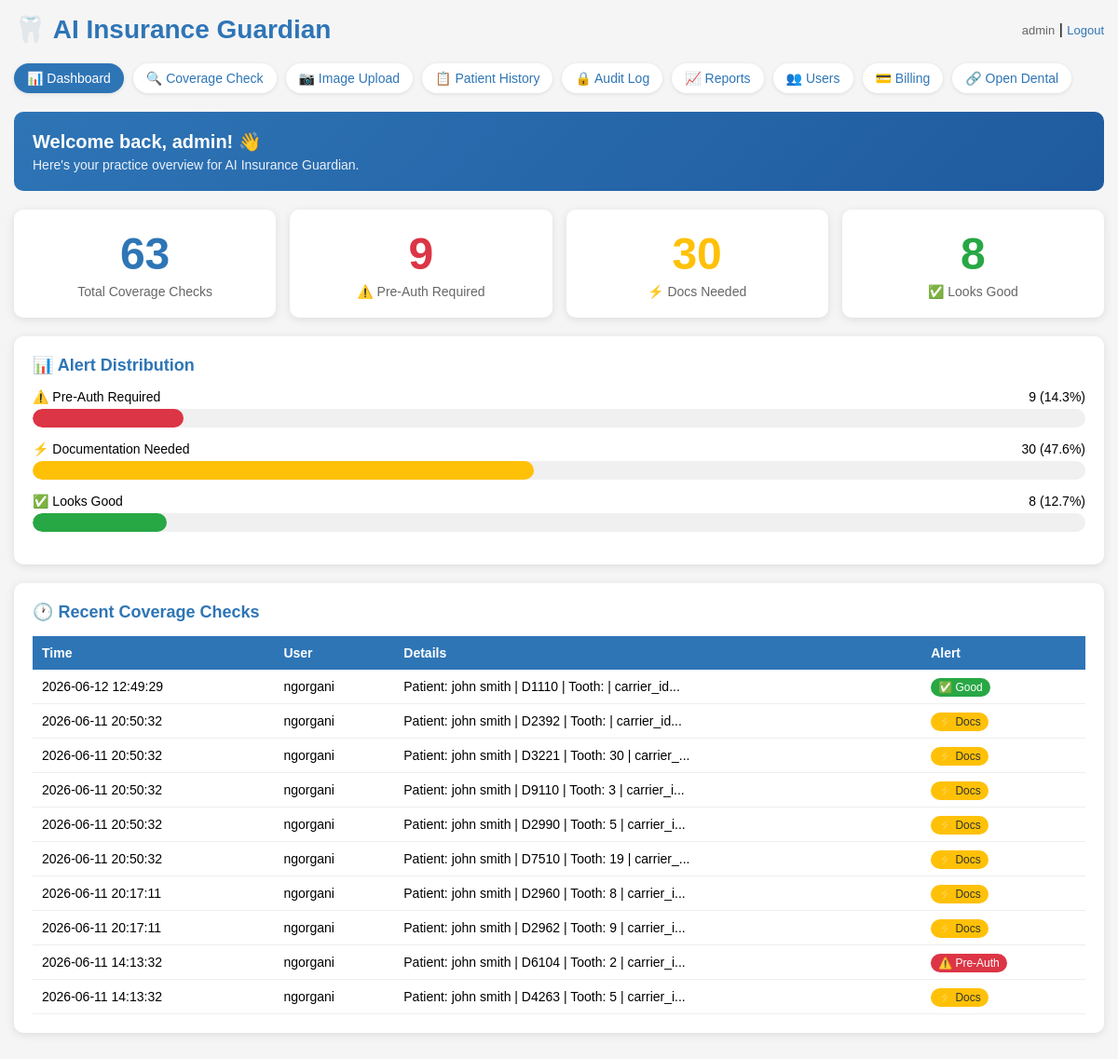
The page /dashboard (signed in) on the database as committed earlier.
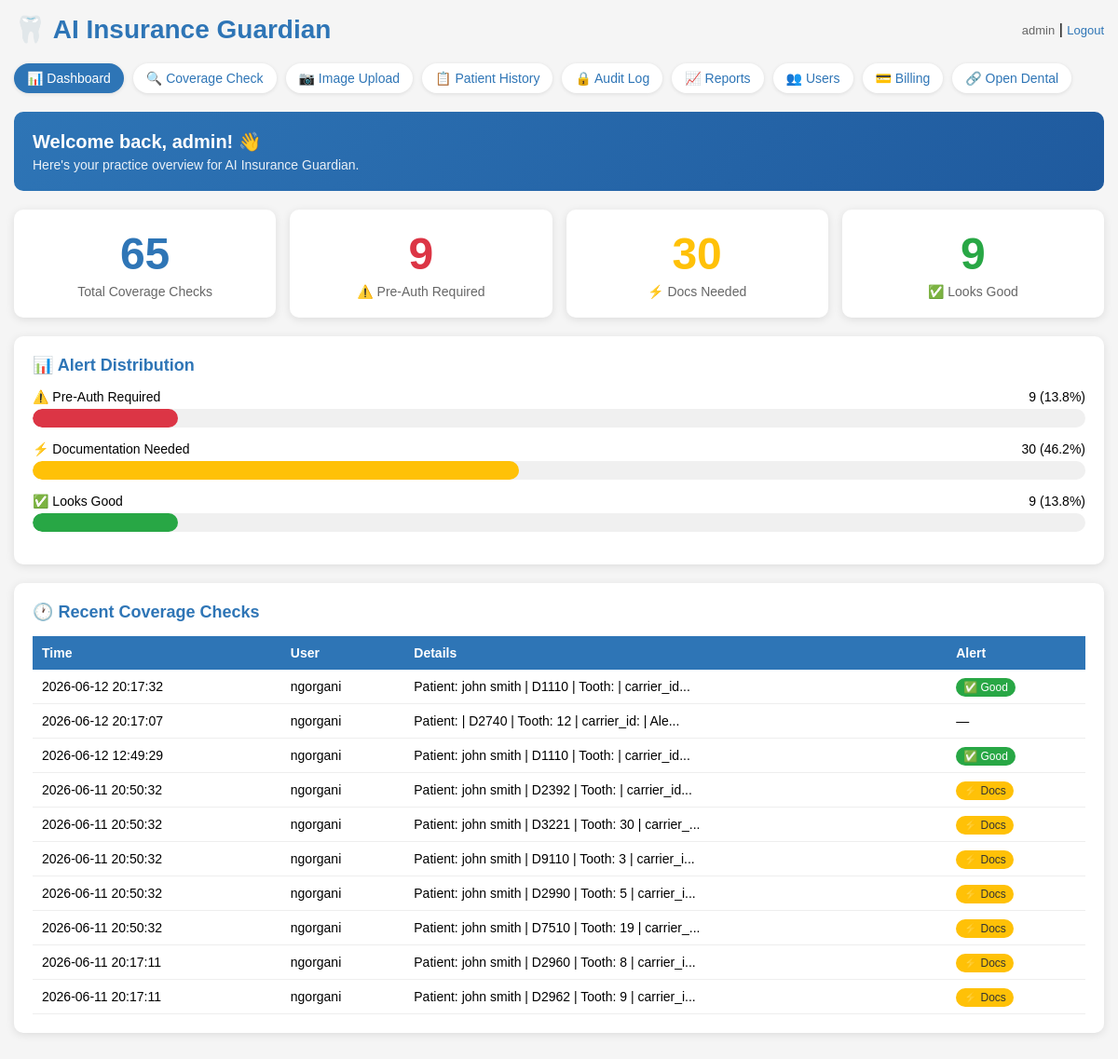
The same page on the database as committed later.
### tables this page shows
CREATE TABLE audit_log (id INTEGER PRIMARY KEY, username TEXT, action TEXT, details TEXT, timestamp TEXT);

### app.py (the view)
@app.route("/dashboard")
@login_required
def dashboard():
    conn = get_db()
    cursor = conn.cursor()
    cursor.execute("SELECT COUNT(*) FROM audit_log WHERE action = 'COVERAGE_CHECK'")
    total_checks = cursor.fetchone()[0]
    cursor.execute("SELECT COUNT(*) FROM audit_log WHERE action = 'COVERAGE_CHECK' AND details LIKE '%Alert: red%'")
    total_red = cursor.fetchone()[0]
    cursor.execute("SELECT COUNT(*) FROM audit_log WHERE action = 'COVERAGE_CHECK' AND details LIKE '%Alert: yellow%'")
    total_yellow = cursor.fetchone()[0]
    cursor.execute("SELECT COUNT(*) FROM audit_log WHERE action = 'COVERAGE_CHECK' AND details LIKE '%Alert: green%'")
    total_green = cursor.fetchone()[0]
    cursor.execute("SELECT * FROM audit_log WHERE action = 'COVERAGE_CHECK' ORDER BY timestamp DESC LIMIT 10")
    recent_checks = cursor.fetchall()
    conn.close()
    return render_template("dashboard.html", total_checks=total_checks, total_red=total_red,
        total_yellow=total_yellow, total_green=total_green, recent_checks=recent_checks)

### app.py (called while the page is built)
def get_db():
    conn = sqlite3.connect("insurance_guardian.db")
    conn.row_factory = sqlite3.Row
    return conn

@login_manager.user_loader
def load_user(user_id):
    conn = get_db()
    cursor = conn.cursor()
    cursor.execute("SELECT id, username, role, pod, year_level, full_name FROM users WHERE id = ?", (user_id,))
    row = cursor.fetchone()
    conn.close()
    if row:
        return User(row[0], row[1], row[2], row[3], row[4], row[5])
    return None

### templates/dashboard.html (shortened to what the changed rows need)
<!DOCTYPE html>
<html>
<head>
</head>
<body>
    <div class="header">
        <h1>🦷 AI Insurance Guardian</h1>
    </div>
    <div class="welcome-box">
        <h2>Welcome back, {{ current_user.username }}! 👋</h2>
    </div>
    <div class="stats-grid">
        <div class="stat-card stat-total">
            <div class="stat-number">{{ total_checks }}</div>
            <div class="stat-label">Total Coverage Checks</div>
        </div>
        <div class="stat-card stat-green">
            <div class="stat-number">{{ total_green }}</div>
            <div class="stat-label">✅ Looks Good</div>
        </div>
    </div>
    {% if total_checks > 0 %}
    <div class="section-box">
        <h2>📊 Alert Distribution</h2>
        <div class="progress-bar-container">
            <div class="progress-label">
                <span>⚠️ Pre-Auth Required</span>
                <span>{{ total_red }} ({{ ((total_red / total_checks) * 100)|round(1) }}%)</span>
            </div>
            <div class="progress-bar">
                <div class="progress-fill-red" style="width: {{ ((total_red / total_checks) * 100)|round(1) }}%"></div>
            </div>
        </div>
        <div class="progress-bar-container">
            <div class="progress-label">
                <span>⚡ Documentation Needed</span>
                <span>{{ total_yellow }} ({{ ((total_yellow / total_checks) * 100)|round(1) }}%)</span>
            </div>
            <div class="progress-bar">
                <div class="progress-fill-yellow" style="width: {{ ((total_yellow / total_checks) * 100)|round(1) }}%"></div>
            </div>
        </div>
        <div class="progress-bar-container">
            <div class="progress-label">
                <span>✅ Looks Good</span>
                <span>{{ total_green }} ({{ ((total_green / total_checks) * 100)|round(1) }}%)</span>
            </div>
            <div class="progress-bar">
                <div class="progress-fill-green" style="width: {{ ((total_green / total_checks) * 100)|round(1) }}%"></div>
            </div>
        </div>
    </div>
    {% endif %}
    <div class="section-box">
        <h2>🕐 Recent Coverage Checks</h2>
        {% if recent_checks %}
        <table class="recent-table">
            <tr>
                <th>Time</th>
                <th>User</th>
                <th>Details</th>
                <th>Alert</th>
            </tr>
            {% for record in recent_checks %}
            <tr>
                <td>{{ record[4] }}</td>
                <td>{{ record[1] }}</td>
                <td>{{ record[3][:50] }}...</td>
                <td>
                    {% if 'Alert: red' in record[3] %}
                    <span class="badge-red">⚠️ Pre-Auth</span>
                    {% elif 'Alert: yellow' in record[3] %}
                    <span class="badge-yellow">⚡ Docs</span>
                    {% elif 'Alert: green' in record[3] %}
                    <span class="badge-green">✅ Good</span>
                    {% else %}
                    —
                    {% endif %}
                </td>
            </tr>
            {% endfor %}
        </table>
        {% else %}
        <p style="color:#666; text-align:center; padding:20px;">No coverage checks yet. Start by checking a patient's coverage!</p>
        {% endif %}
    </div>
</body>
</html>

Rows that differ between the two databases and show on the page:
no longer on this page (row unchanged): audit_log: timestamp "2026-06-11 14:13:32", username "ngorgani", details "Patient: john smith | D6104 | Tooth: 2 | carrier_i", shows "⚠️ Pre-Auth"
no longer on this page (row unchanged): audit_log: timestamp "2026-06-11 14:13:32", username "ngorgani", details "Patient: john smith | D4263 | Tooth: 5 | carrier_i", shows "⚡ Docs"
added audit_log: timestamp "2026-06-12 20:17:32", username "ngorgani", details "Patient: john smith | D1110 | Tooth: | carrier_id", shows "✅ Good"
added audit_log: timestamp "2026-06-12 20:17:07", username "ngorgani", details "Patient: | D2740 | Tooth: 12 | carrier_id: | Ale"
Other text that changed with them:
{{ total_checks }}: "63" → "65"
{{ total_green }}: "8" → "9"
{{ ((total_red / total_checks) * 100)|round(1) }}: "14.3" → "13.8"
{{ ((total_red / total_checks) * 100)|round(1) }}: 14.3 → 13.8 (drawn)
{{ ((total_yellow / total_checks) * 100)|round(1) }}: "47.6" → "46.2"
{{ ((total_yellow / total_checks) * 100)|round(1) }}: 47.6 → 46.2 (drawn)
{{ ((total_green / total_checks) * 100)|round(1) }}: "12.7" → "13.8"
{{ ((total_green / total_checks) * 100)|round(1) }}: 12.7 → 13.8 (drawn)
